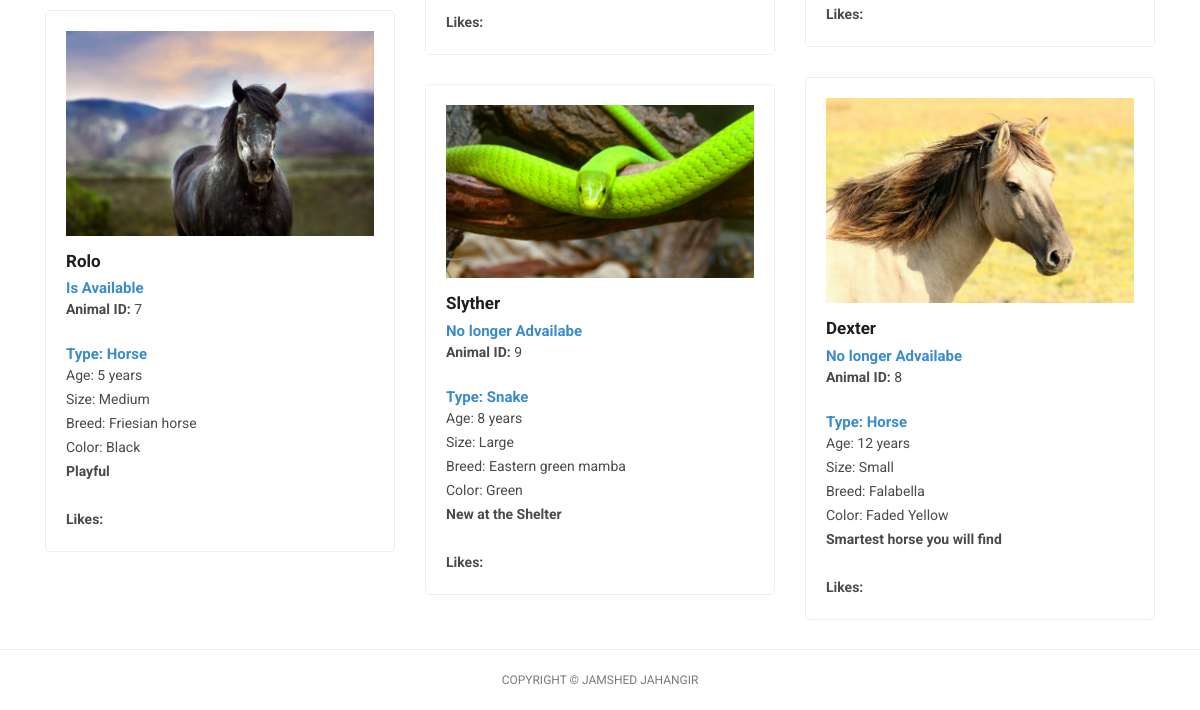
Before: /animals.php (lower part) with the older database file.
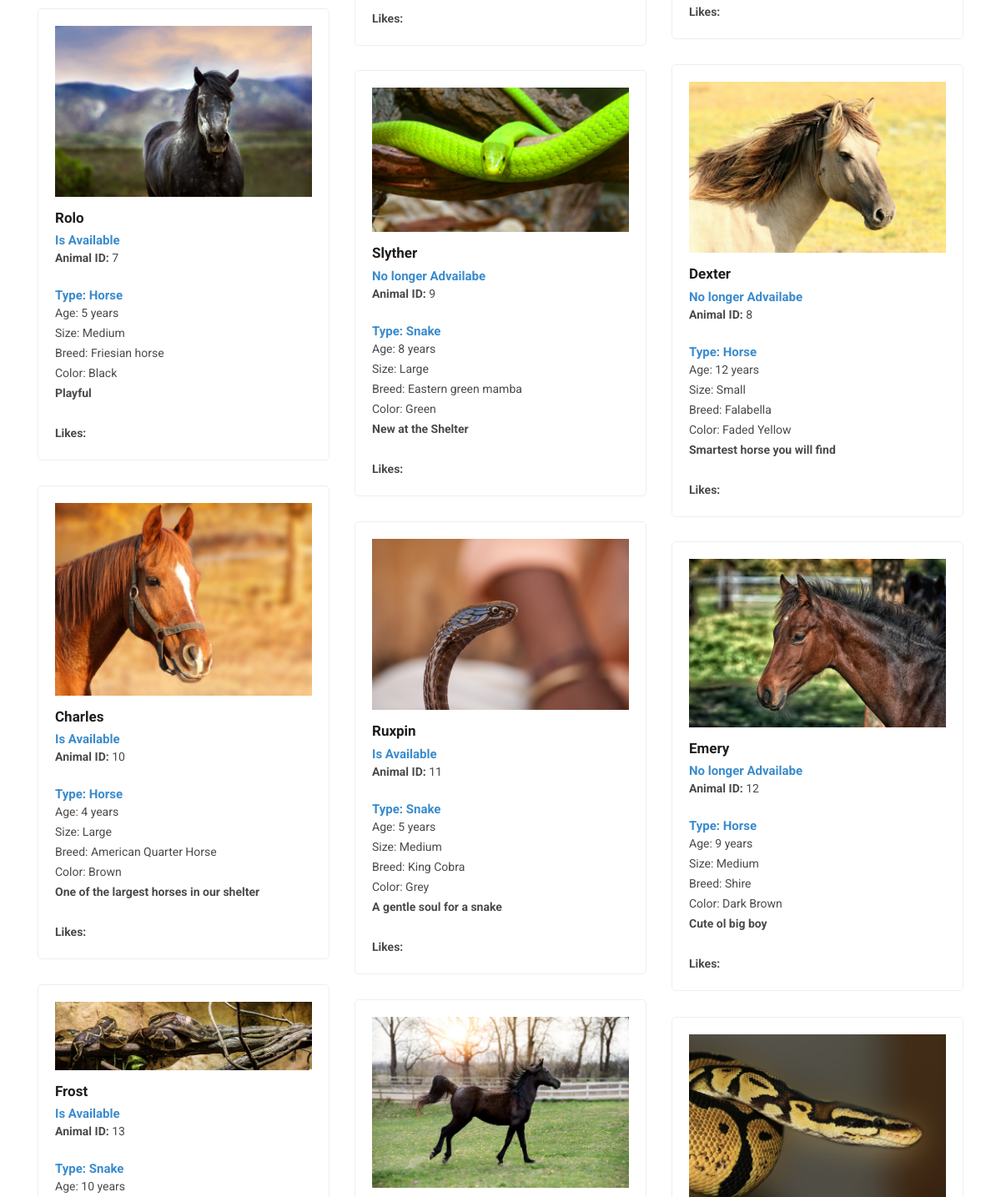
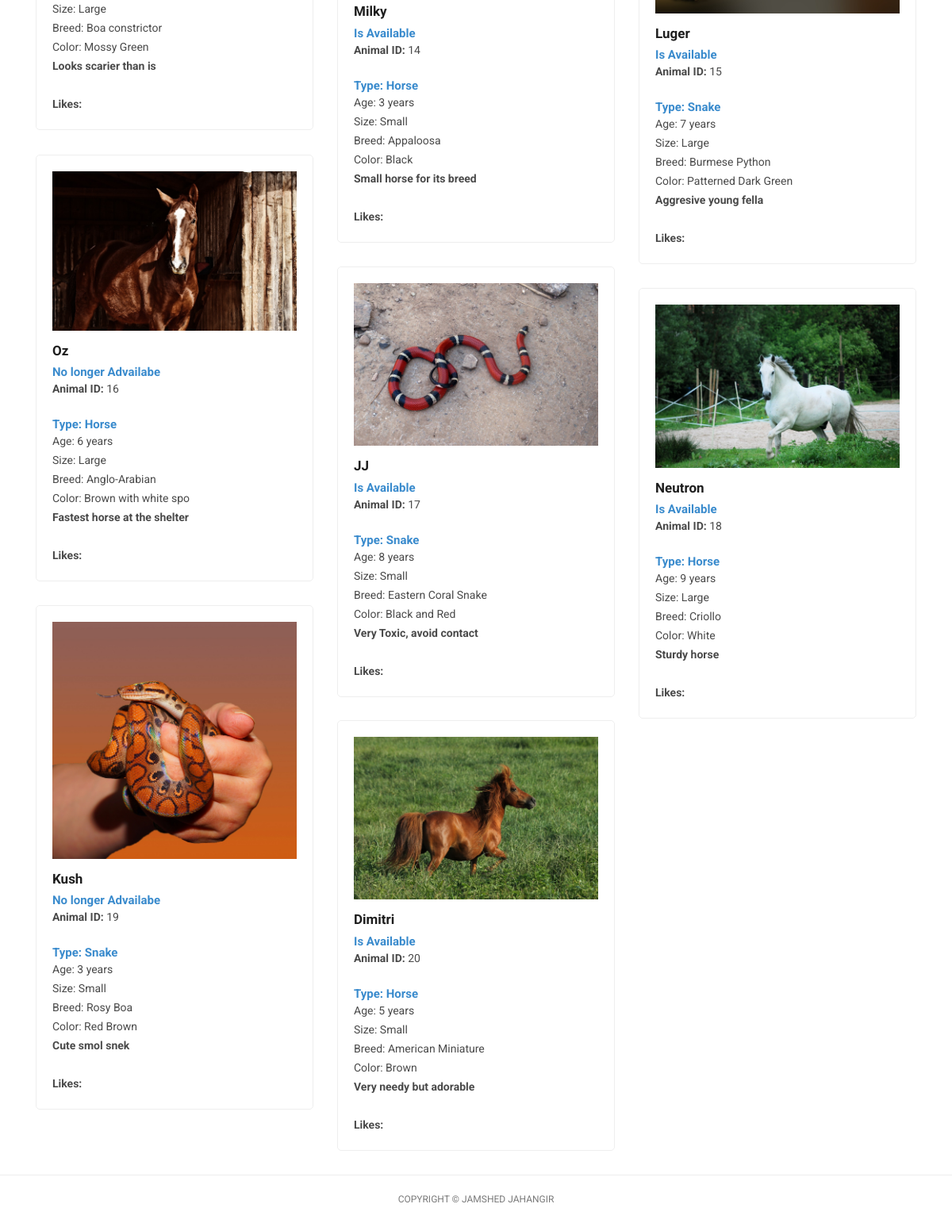
After: the same page with the newer database file (2 pictures, top to bottom).
### tables this page shows
CREATE TABLE `ANIMAL` (
  `Animal_ID` int(11) NOT NULL,
  `Animal_type` varchar(20) NOT NULL,
  `Name` varchar(100) NOT NULL,
  `Age` int(11) NOT NULL,
  `Size` varchar(10) NOT NULL,
  `Breed` varchar(50) NOT NULL,
  `Color` varchar(20) NOT NULL,
  `Posted_date` datetime NOT NULL,
  `Description` varchar(1000) DEFAULT NULL,
  `Is_available` tinyint(1) NOT NULL,
  `Num_of_likes` int(11) DEFAULT NULL
);

### animals.php (the view, shortened to what this page needs)
<?php
$servername = "localhost";
$username = "root";
$password = "root";
$dbname = "ANIMAL_SHELTER";
$conn = new mysqli($servername, $username, $password, $dbname);
?>
<!DOCTYPE html>
<html lang="en">
  <head>
    <link href="vendor/bootstrap/css/bootstrap.min.css" rel="stylesheet">
    <link rel="stylesheet" href="assets/css/fontawesome.css">
    <link rel="stylesheet" href="assets/css/tooplate-main.css">
    <link rel="stylesheet" href="assets/css/owl.css">
  </head>
  <body>
    <div class="featured container no-gutter">
        <div class="row posts">
          <?php
          $query = "SELECT * FROM ANIMAL";
          $i = 1;
          if($result = $conn->query($query) )
          {
            while( $row = mysqli_fetch_array($result) )
            {
              echo '<div id="'.$i.'" class="item '.$row[Animal_type].' '.$row[Size].' col-md-4">';
              echo '<a href="adopt_animal.php">';
              echo '<div class="featured-item">';
              echo '<img src="assets/animal_pics/'.$i++.'.jpg" alt="">';
              echo '<h4>'.$row["Name"].'</h4>';
              if($row[Is_available])
              {
                echo "<h6>Is Available</h6>";
              }
              else
              {
                echo "<h6>No longer Advailabe</h6>";
              }
              echo '<p><strong>Animal ID:</strong> '.$row["Animal_ID"].'</p></br>';
              echo '<h6>Type: '.$row["Animal_type"].'</h6>';
              echo '<p>Age: '.$row["Age"].' years</p>';
              echo '<p>Size: '.$row["Size"].'</p>';
              echo '<p>Breed: '.$row["Breed"].'</p>';
              echo '<p>Color: '.$row["Color"].'</p>';
              echo '<p><strong>'.$row["Description"].'</strong></p></br>';
              echo '<p><strong>Likes:</strong> '.$row["Likes"].'</p>';
              echo '</div>';
              echo '</a>';
              echo '</div>';
            }
          }
          else{
            echo "0 results";
          }
           ?>
        </div>
    </div>
    <div class="sub-footer">
      <div class="container">
        <div class="row">
          <div class="col-md-12">
            <div class="copyright-text">
              <p>Copyright &copy; Jamshed Jahangir</p>
            </div>
          </div>
        </div>
      </div>
    </div>
  </body>
</html>

Changed rows visible on the page:
added animal: shows a picture, Name "Charles", Is_available "Is Available", Animal_ID "10", Animal_type "Horse", Age "4", Size "Large", Breed "American Quarter Horse", Color "Brown", Description "One of the largest horses in our shelter"
added animal: shows a picture, Name "Ruxpin", Is_available "Is Available", Animal_ID "11", Animal_type "Snake", Age "5", Size "Medium", Breed "King Cobra", Color "Grey", Description "A gentle soul for a snake"
added animal: shows a picture, Name "Emery", Is_available "No longer Advailabe", Animal_ID "12", Animal_type "Horse", Age "9", Size "Medium", Breed "Shire", Color "Dark Brown", Description "Cute ol big boy"
added animal: shows a picture, Name "Frost", Is_available "Is Available", Animal_ID "13", Animal_type "Snake", Age "10", Size "Large", Breed "Boa constrictor", Color "Mossy Green", Description "Looks scarier than is"
added animal: shows a picture, Name "Milky", Is_available "Is Available", Animal_ID "14", Animal_type "Horse", Age "3", Size "Small", Breed "Appaloosa", Color "Black", Description "Small horse for its breed"
added animal: shows a picture, Name "Luger", Is_available "Is Available", Animal_ID "15", Animal_type "Snake", Age "7", Size "Large", Breed "Burmese Python", Color "Patterned Dark Green", Description "Aggresive young fella"
added animal: shows a picture, Name "Oz", Is_available "No longer Advailabe", Animal_ID "16", Animal_type "Horse", Age "6", Size "Large", Breed "Anglo-Arabian", Color "Brown with white spo", Description "Fastest horse at the shelter"
added animal: shows a picture, Name "JJ", Is_available "Is Available", Animal_ID "17", Animal_type "Snake", Age "8", Size "Small", Breed "Eastern Coral Snake", Color "Black and Red", Description "Very Toxic, avoid contact"
added animal: shows a picture, Name "Neutron", Is_available "Is Available", Animal_ID "18", Animal_type "Horse", Age "9", Size "Large", Breed "Criollo", Color "White", Description "Sturdy horse"
added animal: shows a picture, Name "Kush", Is_available "No longer Advailabe", Animal_ID "19", Animal_type "Snake", Age "3", Size "Small", Breed "Rosy Boa", Color "Red Brown", Description "Cute smol snek"
added animal: shows a picture, Name "Dimitri", Is_available "Is Available", Animal_ID "20", Animal_type "Horse", Age "5", Size "Small", Breed "American Miniature", Color "Brown", Description "Very needy but adorable"
